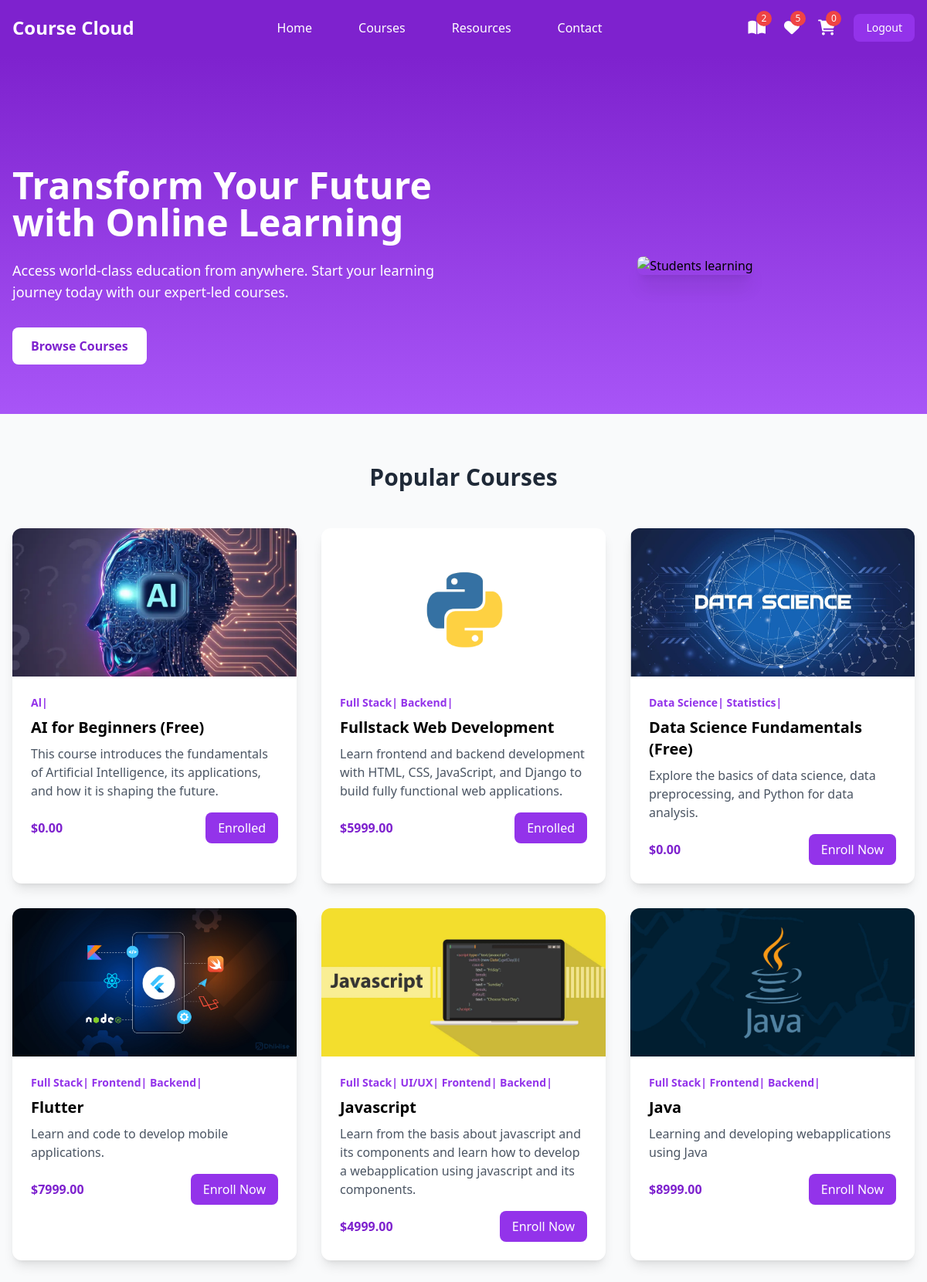
The app's page /student/index/ (signed in) with its own data.
### instructor/models.py (models this page shows, shortened)
class User(AbstractUser):
    ROLE_CHOICES =(
        ("instructor","Instructor"),
        ("student","Student")
    )
    role=models.CharField(max_length=20,choices=ROLE_CHOICES,default="student")

class Course(models.Model):
    title=models.CharField(max_length=200)
    description=models.TextField()
    price=models.DecimalField(decimal_places=2,max_digits=7)
    owner=models.ForeignKey(User,on_delete=models.SET_NULL,related_name="courses",null=True)
    is_free=models.BooleanField(default=False)
    picture=models.ImageField(upload_to="courseimages",null=True,blank=True,default="courseimages/default.png")
    thumbnail=EmbedVideoField()
    category_objects=models.ManyToManyField(Category)
    created_at=models.DateTimeField(auto_now_add=True)
    updated_at=models.DateTimeField(auto_now=True)

class Category(models.Model):
    name=models.CharField(max_length=200,unique=True)
    def __str__(self):
        return self.name

### student/views.py (the view)
# urls.py: path("index/",views.IndexView.as_view(),name="index"),
@method_decorator(signin_required,name="dispatch")
class IndexView(View):
    def get(self,request,*args,**kwargs):
        all_courses=Course.objects.all()
        purchased_courses=Order.objects.filter(student=request.user).values_list("course_objects",flat=True)
        return render(request,"index.html",{"courses":all_courses,"purchased_courses":purchased_courses})

### student/context_processors.py (called while the page is built)
def course_context(request):
    count=0
    if request.user.is_authenticated:
        orders=request.user.purchase.filter(is_paid=True)
        count=len([c for o in orders for c in o.course_objects.all()])
    return {"count":count}

### student/templates/index.html
{%extends 'base.html'%}
{%block main_block%}
  <section class="pt-20 bg-gradient-to-b from-purple-700 to-purple-500">
    <div class="max-w-screen-xl mx-auto px-4 py-16 grid md:grid-cols-2 gap-8 items-center">
        <div class="text-white">
            <h1 class="text-4xl md:text-5xl font-bold mb-6">Transform Your Future with Online Learning</h1>
            <p class="text-lg mb-8">Access world-class education from anywhere. Start your learning journey today with our expert-led courses.</p>
            <button class="bg-white text-purple-700 hover:bg-purple-100 px-6 py-3 rounded-lg font-semibold transition duration-300">
                Browse Courses
            </button>
        </div>
        <div class="flex justify-center">
            <img src="/api/placeholder/600/400" alt="Students learning" class="rounded-lg shadow-xl">
        </div>
    </div>
</section>
<section class="max-w-screen-xl mx-auto px-4 py-16">
    <h2 class="text-3xl font-bold text-center mb-12 text-gray-800">Popular Courses</h2>
    <div class="grid grid-cols-1 md:grid-cols-3 gap-8">
       {%for c in courses%}
       <div class="bg-white rounded-xl shadow-lg overflow-hidden transform transition duration-300 hover:scale-105 hover:shadow-xl">
        <img src="{{c.picture.url}}" alt="Course 1" class="w-full h-48 object-cover">
        <div class="p-6">
            <div class="text-purple-600 text-sm font-semibold mb-2">
                {%for cat in c.category_objects.all%}
                <span>{{cat}}|</span>
                {%endfor%}
            </div>
            <h3 class="text-xl font-bold mb-2">{{c.title}}</h3>
            <p class="text-gray-600 mb-4">{{c.description}}</p>
            <div class="flex justify-between items-center">
                <span class="text-purple-700 font-bold">${{c.price}}</span>
                {%if c.id in purchased_courses%}
                   <a href="" class="bg-purple-600 text-white px-4 py-2 rounded-lg hover:bg-purple-700 transition duration-300">
                    Enrolled
                    </a>
                {%else%}
                   <a href="{%url 'course-detail' c.id%}" class="bg-purple-600 text-white px-4 py-2 rounded-lg hover:bg-purple-700 transition duration-300">
                    Enroll Now
                   </a>
                {%endif%}
            </div>
        </div>
    </div>
       {%endfor%}
    </div>
</section>
{%endblock%}

### student/templates/base.html (shortened to what this page needs)
<!DOCTYPE html>
<html lang="en">
<head>
    <script src="https://cdn.tailwindcss.com"></script>
    <link href="https://cdnjs.cloudflare.com/ajax/libs/font-awesome/6.0.0/css/all.min.css" rel="stylesheet">
</head>
<body class="bg-gray-50">
    <nav class="bg-purple-700 fixed w-full z-20 top-0 left-0 sticky">
        <div class="max-w-screen-xl flex flex-wrap items-center justify-between mx-auto p-4">
            <a href="#" class="flex items-center">
                <span class="self-center text-2xl font-semibold text-white">Course Cloud</span>
            </a>
            <div class="items-center justify-between hidden w-full md:flex md:w-auto md:order-1">
                <ul class="flex flex-col p-4 md:p-0 mt-4 font-medium md:flex-row md:space-x-8 md:mt-0">
                    <li><a href="#" class="block py-2 pl-3 pr-4 text-white hover:text-purple-200">Home</a></li>
                    <li><a href="#" class="block py-2 pl-3 pr-4 text-white hover:text-purple-200">Courses</a></li>
                    <li><a href="#" class="block py-2 pl-3 pr-4 text-white hover:text-purple-200">Resources</a></li>
                    <li><a href="#" class="block py-2 pl-3 pr-4 text-white hover:text-purple-200">Contact</a></li>
                </ul>
            </div>
            <div class="flex items-center space-x-6 md:order-2">
                <div class="relative group">
                    <a href="{%url 'my-courses'%}" class="text-white hover:text-purple-200">
                        <i class="fas fa-book-open text-xl"></i>
                        <span class="absolute -top-2 -right-2 bg-red-500 text-white text-xs rounded-full h-5 w-5 flex items-center justify-center">{{count}}</span>
                    </a>
                </div>
                <div class="relative group">
                    <a href="#" class="text-white hover:text-purple-200">
                        <i class="fas fa-heart text-xl"></i>
                        <span class="absolute -top-2 -right-2 bg-red-500 text-white text-xs rounded-full h-5 w-5 flex items-center justify-center">5</span>
                    </a>
                </div>
                <div class="relative group">
                    <a href="{%url 'cart-summary'%}" class="text-white hover:text-purple-200">
                        <i class="fas fa-shopping-cart text-xl"></i>
                        <span class="absolute -top-2 -right-2 bg-red-500 text-white text-xs rounded-full h-5 w-5 flex items-center justify-center">{{request.user.basket.all.count}}</span>
                    </a>
                </div>
                <a href="{%url 'signout'%}">
                    <button class="text-white bg-purple-600 hover:bg-purple-800 focus:ring-4 focus:outline-none focus:ring-purple-300 font-medium rounded-lg text-sm px-4 py-2 text-center">
                        Logout
                    </button>
                </a>
            </div>
        </div>
    </nav>
    {%block main_block%}
     {%endblock%}
</body>
</html>

### records on screen
User: user.basket.all.count "0"
Course: picture (picture), title "AI for Beginners (Free)", description "This course introduces the fundamentals of Artificial Intelligence, its applications, and how it is shaping the future.", price "0.00", shows "Enrolled"
Category: name "Al"
Course: picture (picture), title "Fullstack Web Development", description "Learn frontend and backend development with HTML, CSS, JavaScript, and Django to build fully functional web applications.", price "5999.00", shows "Enrolled"
Category: name "Full Stack"
Category: name "Backend"
Course: picture (picture), title "Data Science Fundamentals (Free)", description "Explore the basics of data science, data preprocessing, and Python for data analysis.", price "0.00", shows "Enroll Now"
Category: name "Data Science"
Category: name "Statistics"
Course: picture (picture), title "Flutter", description "Learn and code to develop mobile applications.", price "7999.00", shows "Enroll Now"
Category: name "Frontend"
Course: picture (picture), title "Javascript", description "Learn from the basis about javascript and its components and learn how to develop a webapplication using javascript and its components.", price "4999.00", shows "Enroll Now"
Category: name "UI/UX"
Course: picture (picture), title "Java", description "Learning and developing webapplications using Java", price "8999.00", shows "Enroll Now"

### other values on screen
{{ count }} "2"
